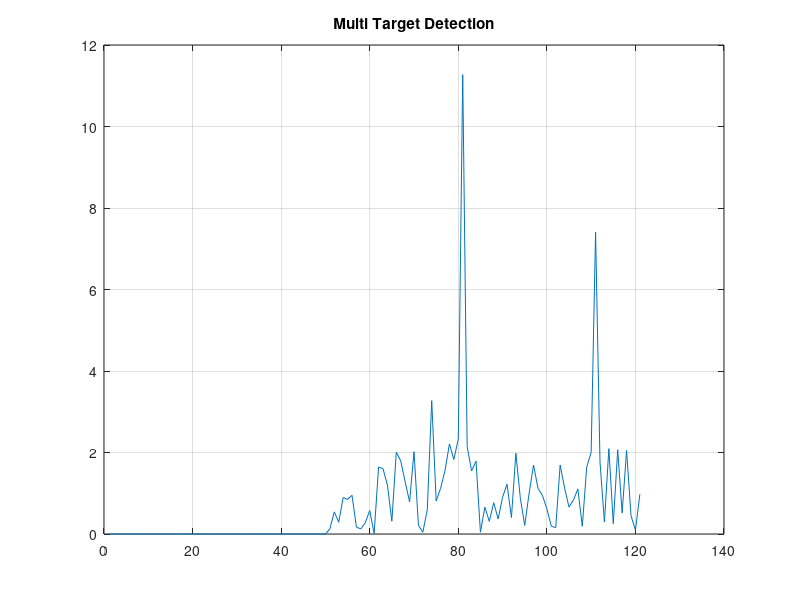

MATLAB code to generate this figure:
clc;
clear;
close all;

%% PULSE

pulse = [1 1 1 -1 -1 1 1 -1 1 -1 1];

%% TARGET DELAYS

d1 = 20;
d2 = 50;

%% TARGET AMPLITUDES

a1 = 1;
a2 = 0.7;

%% RECEIVED SIGNAL

rx1 = [zeros(1,d1) a1*pulse];

rx2 = [zeros(1,d2) a2*pulse];

L = max(length(rx1),length(rx2));

rx1 = [rx1 zeros(1,L-length(rx1))];
rx2 = [rx2 zeros(1,L-length(rx2))];

rx = rx1 + rx2;

%% ADD NOISE

rx = awgn(rx,5,'measured');

%% CORRELATION

corr_out = xcorr(rx,pulse);

%% PLOT

figure;
plot(abs(corr_out))
title('Multi Target Detection')
grid on
